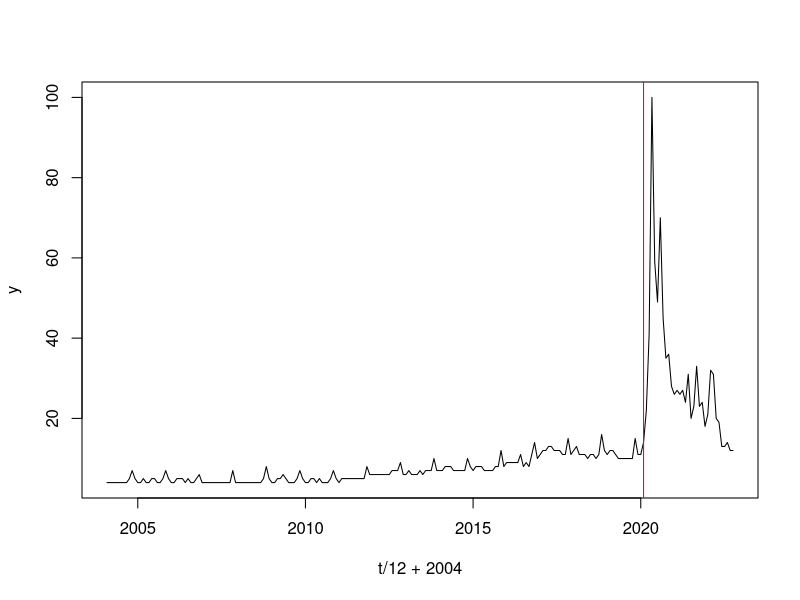
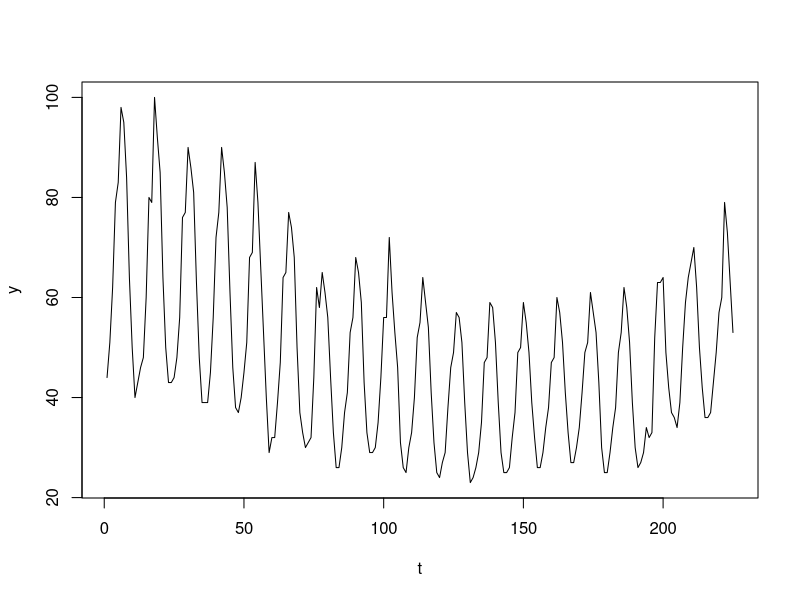
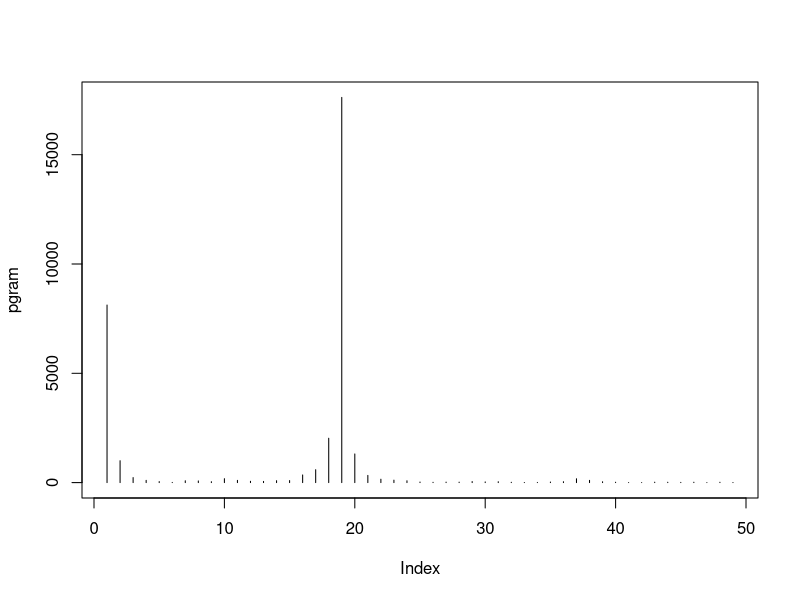
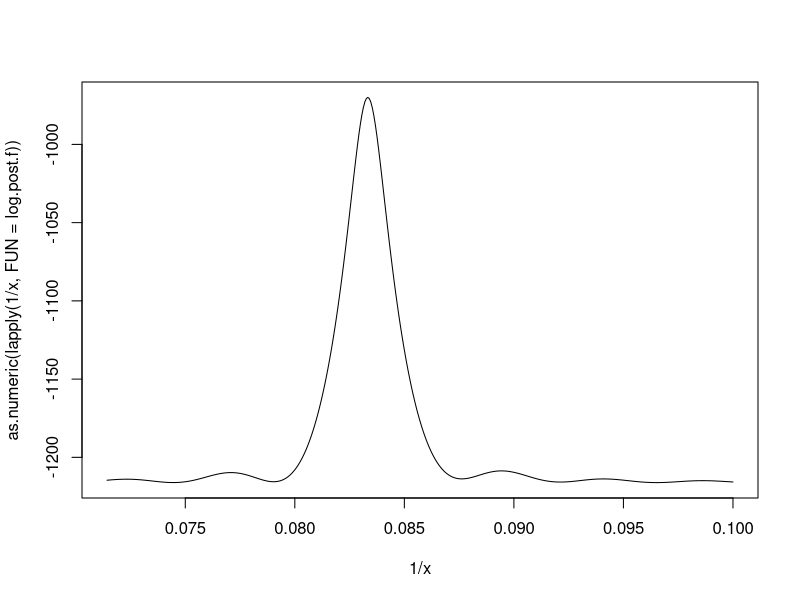
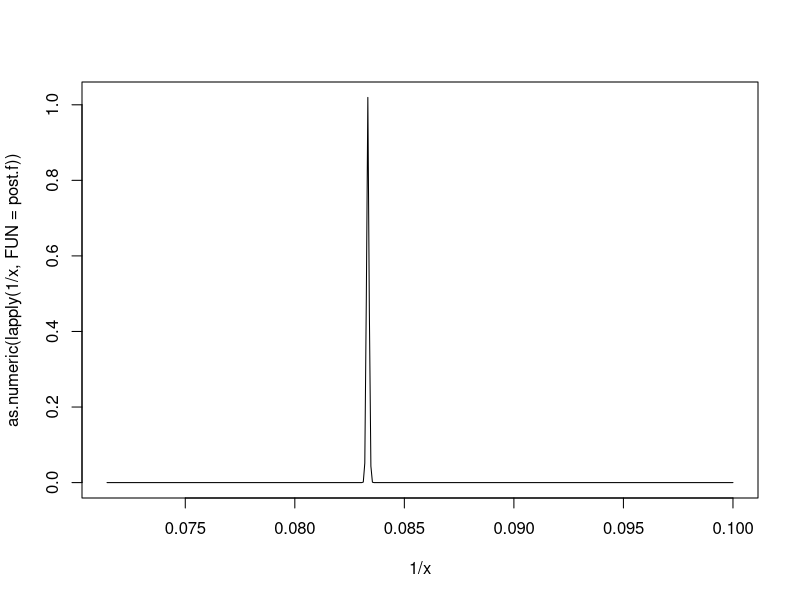
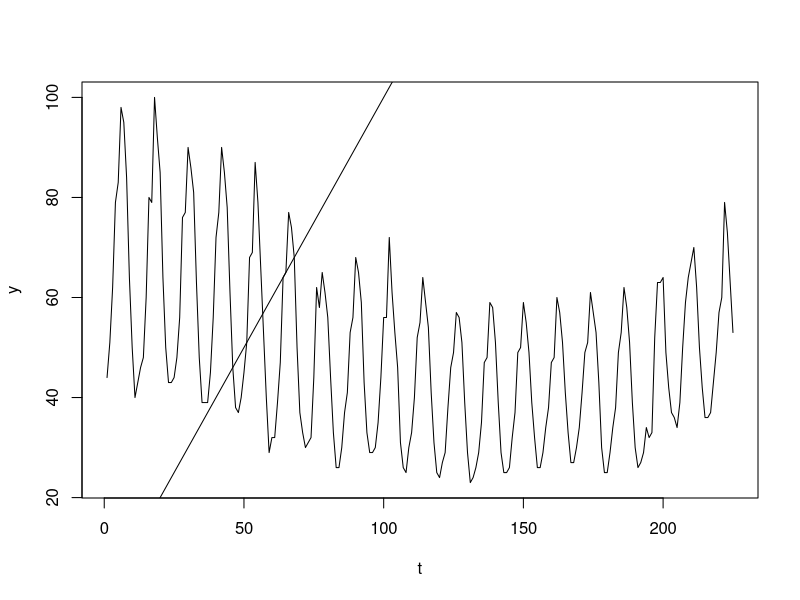

R code for these plots, in order:
## ---- chunk 1
knitr::opts_chunk$set(echo = TRUE)
## ---- chunk 2
set.seed(111)
## ---- chunk 3
mask <- read.csv('mask.csv', skip=1, header=T)
head(mask)
## ---- chunk 4
n <- nrow(mask) # time series length, 225
t <- 1:n
y <- mask[,2] # values of the time series
## ---- chunk 5
log.post.c <- function(c) {
  X = matrix(1, nrow = n, ncol = 2)
  X[,2] = (t > c)
  #bhat = solve(t(X) %*% X) %*% t(X) %*% y
  mod = lm(y ~ 1 + X[,2])
  # log of posterior pdf of c
  log.post = (ncol(X) - n)/2*log(sum(mod$residuals^2)) - 0.5*log(det(t(X) %*% X))
  log.post
}  
## ---- chunk 6
c.vals <- c(3:(n-3))
log.values <- as.numeric(lapply(c.vals, FUN=log.post.c))
log.values <- log.values - max(log.values)
values <- exp(log.values)
## ---- chunk 7
ind.max = which.max(log.values)
c.est <- c.vals[ind.max]
print(c.est)
## ---- chunk 8
plot(t/12 + 2004, y, type='l')
abline(v=c.est/12 + 2004, col='red')
## ---- chunk 9
total = sum(values)
d = 1
conf.total = values[c.est]
while(conf.total <= .95 * total) {
  conf.total <- conf.total + values[c.est-d] + values[c.est+d]
  d <- d + 1
}
c(c.est-d, c.est+d)
## ---- chunk 10
post.pmf = values / sum(values)
#plot(c.vals, post.pmf, type='l')
## ---- chunk 11
library(mvtnorm)
N = 2000 #number of posterior samples
post.samples = matrix(-1, N, 3)
post.samples[,1] = sample(c.vals, N, replace = T, prob = post.pmf) # iid samples of posterior c
for(i in 1:N)
{
    cp = post.samples[i,1] # changepoint
    
    # below, we sample one mu_0 and one mu_1 from the appropriate t distribution.
    # mu_samples is c(mu_0, mu_1)
    X = matrix(1, nrow = n, ncol = 2)
    X[,2] = (t > cp)
    lin.model = lm(y ~ 1 + X[,2])
    bhat = lin.model$coefficients
    sighat = sqrt((sum((lin.model$residuals)^2))/(n-2)) #this is also denoted by the Residual Standard Error
    Sigma.mat = (sighat^2)*solve(t(X) %*% X)
    chiran = (rchisq(1, df = n-2))
    mu.samples = bhat + (rmvnorm(1, sigma = Sigma.mat))/(sqrt(chiran/(n-2)))
    mu.samples[2] = mu.samples[1] + mu.samples[2]
    
    post.samples[i,2:3] = mu.samples
}
## ---- chunk 12
summary(post.samples[, 2])
summary(post.samples[, 3])
var(post.samples[, 2])
## ---- chunk 13
1/sqrt(.288*.05*225) # for chebyshev inequality CI
## ---- chunk 14
quantile(post.samples[, 2], c(.025, .975))
## ---- chunk 15
golf <- read.csv('golf.csv', skip=1, header=T)
head(golf)
y = golf[,2]
n = length(y)
t = 1:n
## ---- chunk 16
plot(t, y, type='l')

n_half = as.integer(n/2)
pgram = abs(fft(y)[2:50])^2 / n # peaks at 19
plot(pgram, type='h')
225/19 # roughly 12. As expected, we have yearly trend
## ---- chunk 17
log.post.f = function(f) {
  X = matrix(1, nrow=n, ncol=5)
  X[,2] = t
  X[,3] = t^2
  X[,4] = cos(2*pi*f*t)
  X[,5] = sin(2*pi*f*t)
  
  lin.mod = lm(y ~ 1 + X[,2] + X[,3] + X[,4] + X[,5])
  
  -log(det(t(X) %*% X))/2 - log(sum((lin.mod$residuals)^2))*(n-5)/2
}
## ---- chunk 18
x = seq(10, 14, by=.01)
plot(1/x, as.numeric(lapply(1/x, FUN=log.post.f)), type='l')
## ---- chunk 19
opt = optimize(log.post.f, interval=c(.080, .085), maximum = T)
f.hat = opt$maximum
log.post.f.max = opt$objective
post.f = function(f) {
  exp(log.post.f(f) - log.post.f.max)
}
## ---- chunk 20
1/f.hat # very close to 12
## ---- chunk 21
plot(1/x, as.numeric(lapply(1/x, FUN=post.f)), type='l')
## ---- chunk 22
post.f(1/12) # 1/12 is even better than f.hat, kind of weird
post.f(f.hat)
## ---- chunk 23
ci.prob = function(d) {
  
}
## ---- chunk 24
fitted.func = function(t) {
  
}

plot(t, y, type='l')
lines(t, )
